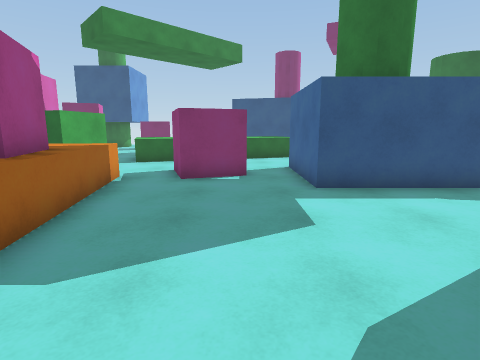
view 1 (above)

24 first-person views from a walk through a Unity game level. The camera is 1.4 m above the floor, tilts 10° down and sees 80° across. The floor is counted in squares, 1 m on a side. Each view is taken from the middle of a square. On the plan, view 1 faces up. The plan holds only what a view shows up to about 14 squares ahead; the rest is blank. The place goes on beyond the plan.

view 2
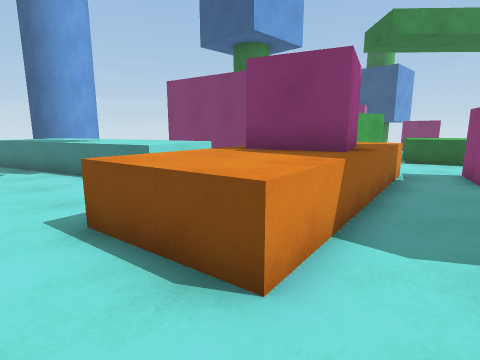

view 3
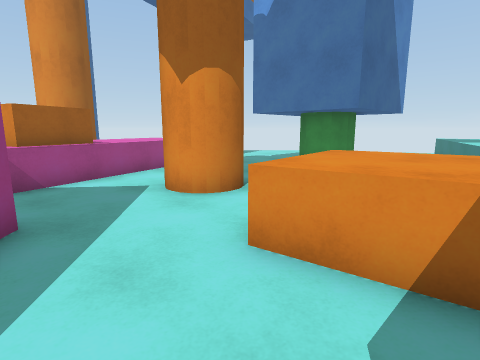

view 4
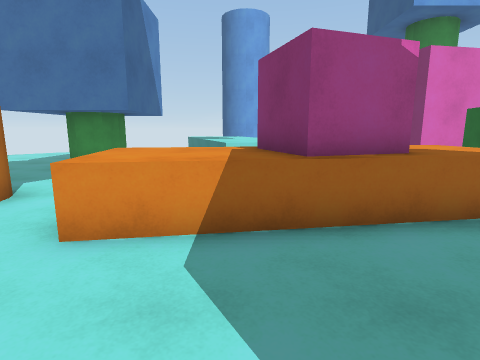

view 5
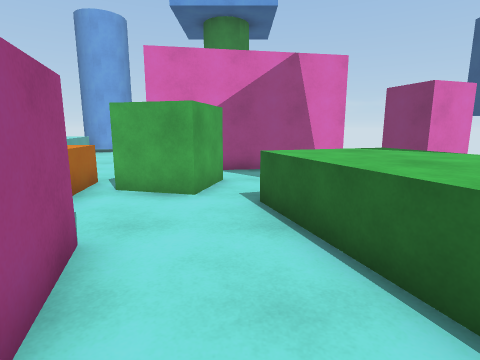

view 6
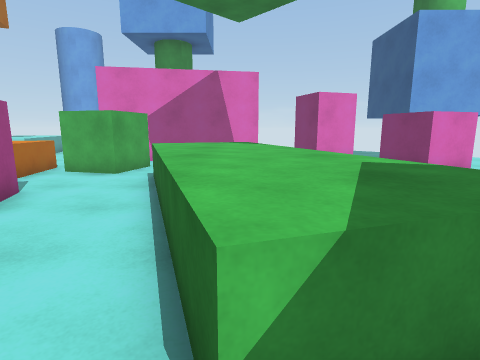

view 7
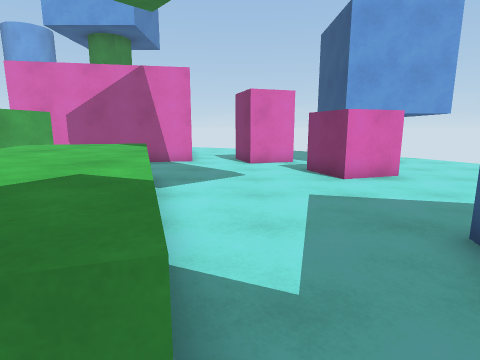

view 8
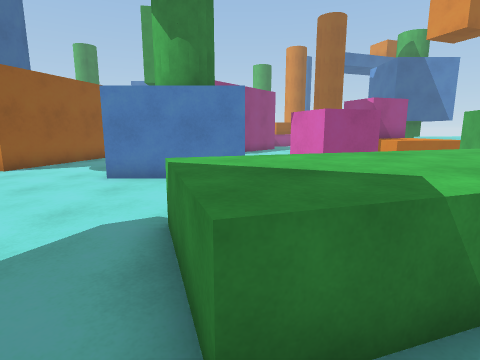

view 9
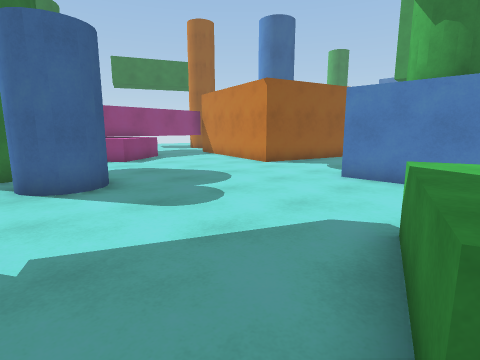

view 10
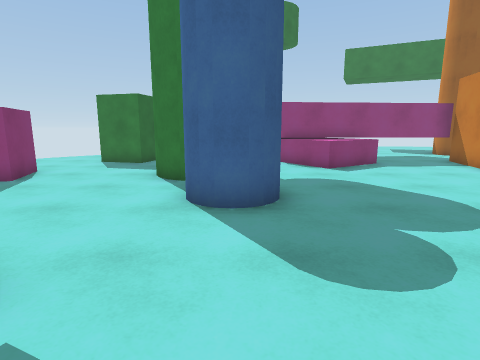

view 11
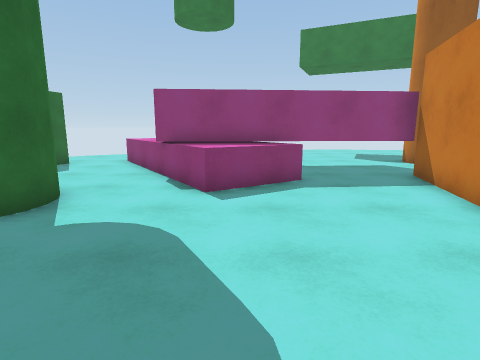

view 12
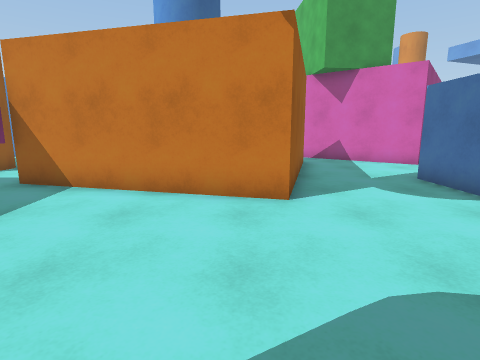

view 13
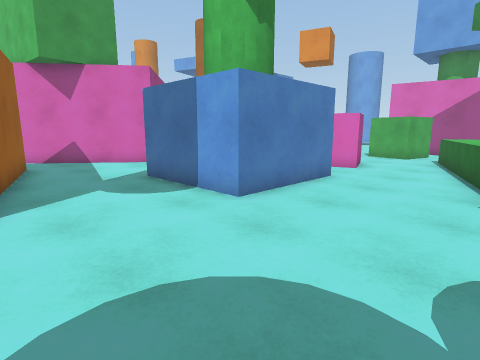

view 14
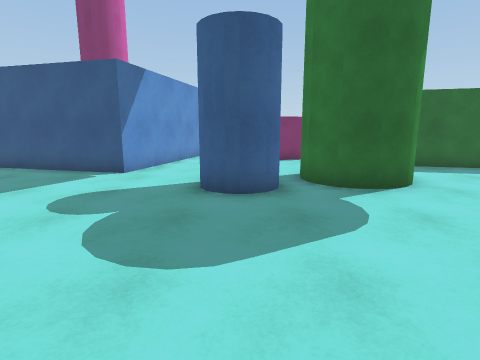

view 15
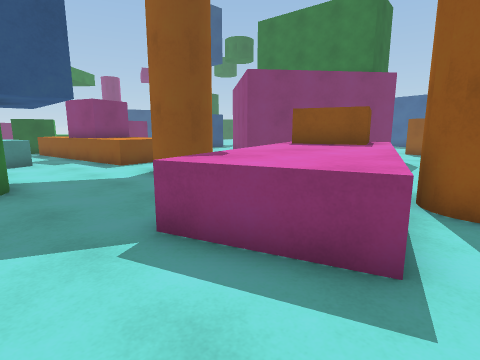

view 16
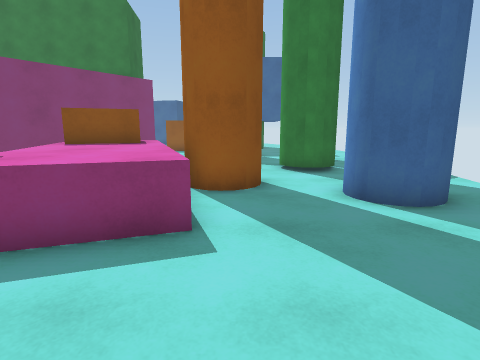

view 17
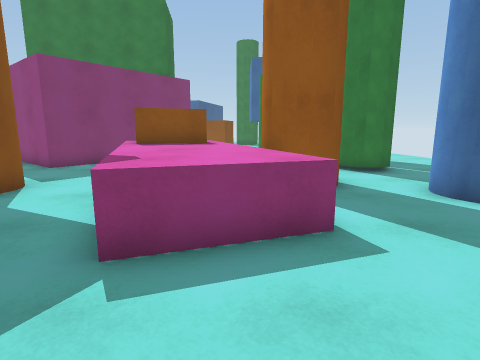

view 18
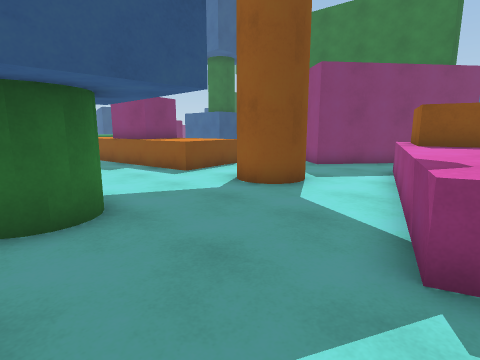

view 19
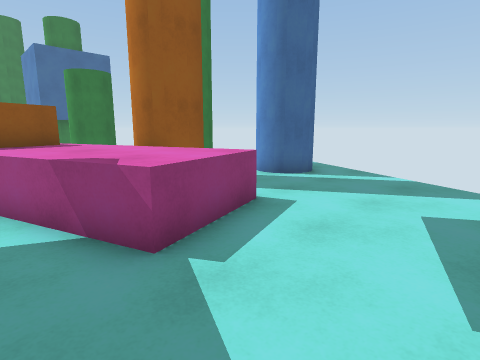

view 20
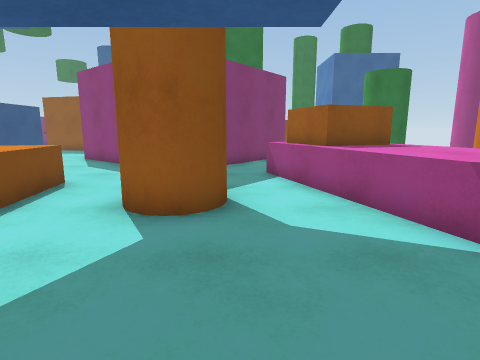

view 21
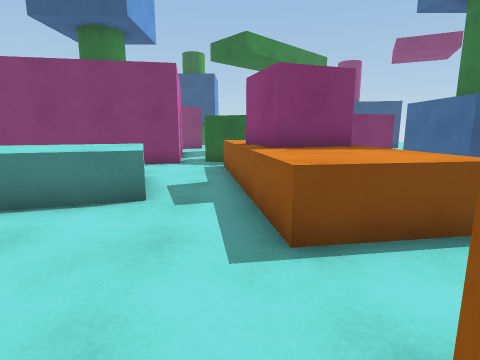

view 22
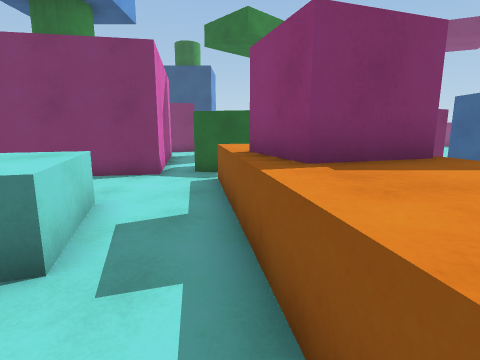

view 23
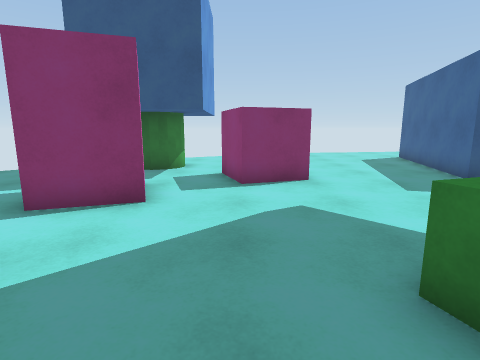

view 24
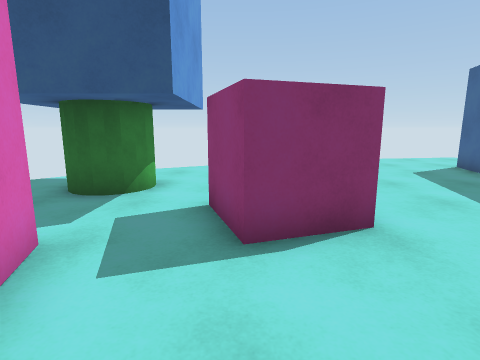

### Floor plan
Key: @ floor where view 1 was taken; # wall or solid block; . floor; = window, fence, low wall or low ledge; ^ raised ledge; C green cube; P pink cube; R orange cube; B pink block; L blue cylinder.
Columns run from 11 left of view 1 to 20 right of it. Each row starts with its distance up from view 1.
 24 ###........#      #.   PPP...
 23 ##...P.....#      #.  .P....#
 22 ....PPP....#      #........##
 21 ....PPP....###   ##........#####
 20   B.P........#####.............#
 19   B....................##  .....
 18 BBB..........=......LL ## ......
 17 ..........^^^^......L L###....^^
 16  #.....^^^^^^^^......L.......=^
 15  #....^^^^^^^^^............^##
 14  #.   ^^^^^^^............=^^#
 13  ##.. ^^^^................^^#
 12   #........................^#
 11   #.CCC...P..####..........=#
 10   #.CCC..PPP.#  ##..........#
  9 ###..C...P P.#   #...####...#
  8  ....^^^.PP..#   #...#  #####
  7 .....^^^.....#####..##      #...
  6 .....^PP^...........#        ..#
  5 ^^^..#^P#...........#         .#
  4 ^^^..#PP#...........#          #
  3 ^^^^.^P^^.....###...#
  2 ^^^...^^^.....####..
  1 ......^^^....##  ##.
  0 ......=....@##    ##
 -1   .........##
 -2 ###...##...##
 -3 ###...##....##
 -4 ......##.....##
 -5 .........=#...##
 -6 .......^##R    ##
 -7 ....^^^^^##    ..
 -8 ...^^^^^^R^^....
 -9 ....^^^^^...
-10 ....^^###
-11 .......##
-12 ..............
-13  .........##..
-14  ....###..#  ##
-15    ..##  ....
-16      ..   ....
-17             ..

Where each view was taken, in squares from view 1:
view 1: 0 up, 0 right, facing up
view 2: 1 down, 1 left, facing up-left
view 3: 3 up, 0 right, facing down-left
view 4: 3 up, 1 right, facing left
view 5: 12 up, 1 right, facing left
view 6: 15 up, 4 right, facing left
view 7: 18 up, 3 right, facing left
view 8: 19 up, 2 right, facing down
view 9: 19 up, 2 right, facing down-right
view 10: 17 up, 4 right, facing right
view 11: 13 up, 8 right, facing right
view 12: 15 up, 11 right, facing down
view 13: 15 up, 10 right, facing down-left
view 14: 10 up, 10 right, facing up
view 15: 11 down, 10 left, facing up-right
view 16: 11 down, 11 left, facing right
view 17: 9 down, 11 left, facing right
view 18: 8 down, 11 left, facing up-right
view 19: 6 down, 11 left, facing down-right
view 20: 4 down, 10 left, facing right
view 21: 3 down, 6 left, facing up
view 22: 0 up, 6 left, facing up
view 23: 13 up, 7 left, facing up
view 24: 17 up, 7 left, facing up
